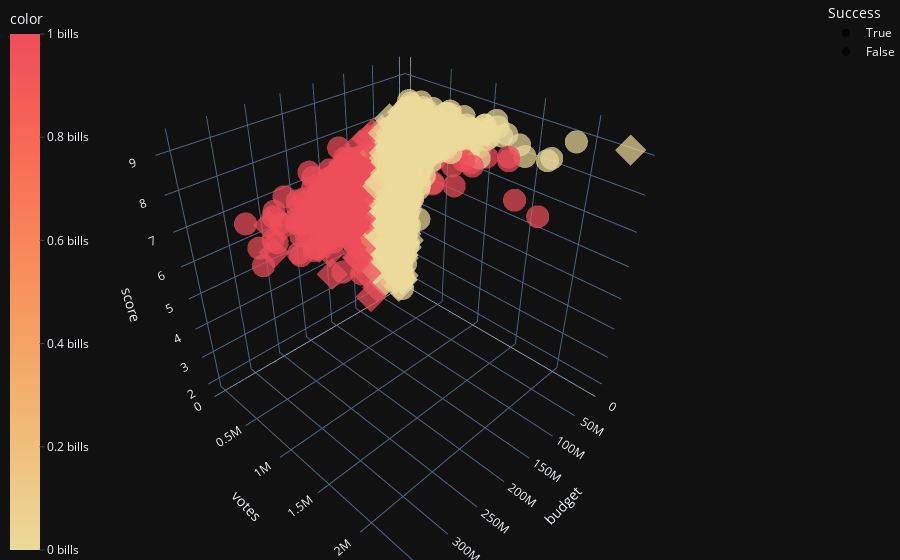
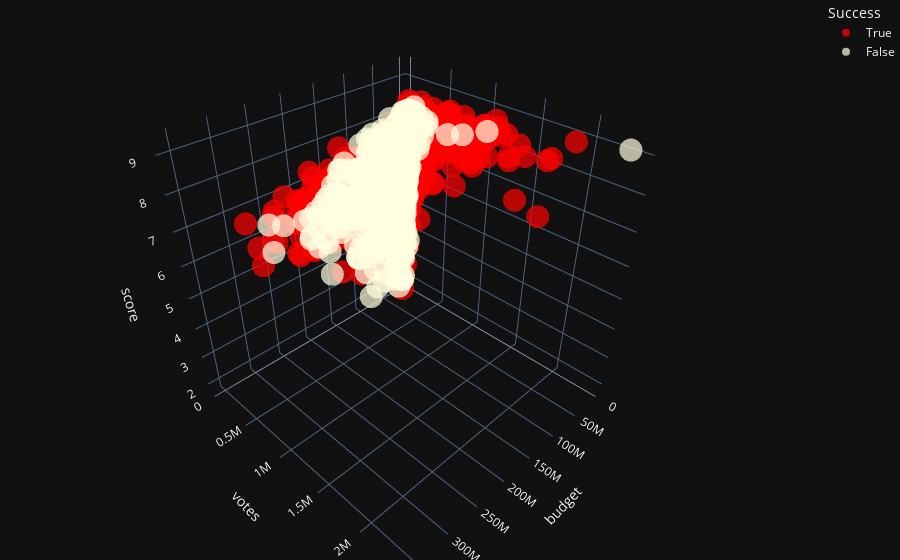

Notebook cell for these charts, in order:
### Markdown cell above
As seen from above, after using the Elbow method, it can be seen that the best number of cluster is 3 as that is the turning points. Silhouette coefficient values indicates whether the samples are closer to their clusters than they are to other clusters. The silhouette value ranges between -1 and 1. The silhouette value calculated is at 0.0.559, which is rather high and hence, the clusters are generally well separated. 

However, for our specific problem, we have already identified 2 main clusters - Success and Failure. Hence, due to the fact that we have ground truth values, it will be better if we used them as the clusters instead, and use Adjusted Rand Index as the indicator.

### Code cell
#Using Success and Failure as the clusters
sb.set_style ("darkgrid")

kmeans = KMeans(n_clusters=2, init="k-means++", n_init= 50, max_iter=500, random_state=42)
kmeans.fit(kMeansVar)

f = px.scatter_3d(kMeansVar, 
                  x="budget",
                  y="votes",
                  z="score",
                  symbol="Success",
                  color=kmeans.labels_,
                  color_continuous_scale="oryel",
                  opacity=0.7,
                  title="K-Means",
                  template="plotly_dark")
f.update_layout(margin=dict(l=0, r=0, b=0, t=0), coloraxis_colorbar=dict(yanchor="top", y=1, x=0, ticks="outside", ticksuffix=" bills"))
f.show("png")

f = px.scatter_3d(kMeansVar, 
                  x="budget",
                  y="votes",
                  z="score",
                  color="Success",
                  color_discrete_sequence=["#FF0000", "#FFFFE0"],
                  opacity=0.7,
                  title="Ground Truth Values",
                  template="plotly_dark")
f.update_layout(margin=dict(l=0, r=0, b=0, t=0))
f.show("png")

print("Adjusted Rand Index: {}".format(adjusted_rand_score(kMeansVar["Success"], kmeans.labels_)))

"""
#3D Subplots
f = make_subplots(rows=1, cols=2, specs=[[{'type': 'scene'}, {'type': 'scene'}]])
f.add_trace(go.Scatter3d(x=kMeansVar["budget"], 
                         y=kMeansVar["votes"], 
                         z=kMeansVar["score"], 
                         mode="markers",
                         marker=dict(size=12, color=kmeans.labels_, opacity=0.7)
                         ), 
            row=1, col=1)
f.add_trace(go.Scatter3d(x=kMeansVar["budget"], 
                         y=kMeansVar["votes"], 
                         z=kMeansVar["score"], 
                         mode="markers",
                         marker=dict(size=12, color=kMeansVar["Success"], opacity=0.7)
                         ), 
            row=1, col=2)
f.show()

#3D Plots
f = plt.figure(figsize = (24, 18))
axes = f.add_subplot(121, projection = "3d")
axes.scatter(kMeansVar["budget"], kMeansVar["votes"], kMeansVar["score"], c=["r" if i==1 else "b" for i in kmeans.labels_])
axes.set_title("K-Means")
axes.set_xlabel("budget")
axes.set_ylabel("votes")
axes.set_zlabel("score")

axes = f.add_subplot(122, projection = "3d")
axes.scatter(kMeansVar["budget"], kMeansVar["votes"], kMeansVar["score"], c=["r" if i==1 else "b" for i in kMeansVar["Success"]])
axes.set_title("Ground Truth Values")
axes.set_xlabel("budget")
axes.set_ylabel("votes")
axes.set_zlabel("score")

#2D Plots
kMeansVar = kMeansVar.assign(predicted_cluster=kmeans.labels_)
f, axes = plt.subplots(1, 3, figsize=(16, 12))
#plt.axis([0, 200000000, 0, 500000000])
sb.scatterplot(x="budget", y="gross", data=kMeansVar, s=50, hue="predicted_cluster", style="Success", ax=axes[0])
sb.scatterplot(x="votes", y="gross", data=kMeansVar, s=50, hue="predicted_cluster", style="Success", ax=axes[1])
sb.scatterplot(x="score", y="gross", data=kMeansVar, s=50, hue="predicted_cluster", style="Success", ax=axes[2])
"""
print()

### Figure 1 — Plotly figure (JSON) as saved in the notebook; plotly's stock layout.template omitted (floating-point values rounded to 4 significant figures; data arrays with more than 128 entries replaced by an {"elided": "..."} marker saying what was removed)
{"data": [{"hovertemplate": "Success=True<br>budget=%{x}<br>votes=%{y}<br>score=%{z}<br>color=%{marker.color}<extra></extra>", "legendgroup": "True", "marker": {"color": {"elided": "3070 int values"}, "coloraxis": "coloraxis", "opacity": 0.7, "symbol": "circle"}, "mode": "markers", "name": "True", "scene": "scene", "showlegend": true, "type": "scatter3d", "x": {"elided": "3070 int values"}, "y": {"elided": "3070 int values"}, "z": {"elided": "3070 float values"}}, {"hovertemplate": "Success=False<br>budget=%{x}<br>votes=%{y}<br>score=%{z}<br>color=%{marker.color}<extra></extra>", "legendgroup": "False", "marker": {"color": {"elided": "2366 int values"}, "coloraxis": "coloraxis", "opacity": 0.7, "symbol": "diamond"}, "mode": "markers", "name": "False", "scene": "scene", "showlegend": true, "type": "scatter3d", "x": {"elided": "2366 int values"}, "y": {"elided": "2366 int values"}, "z": {"elided": "2366 float values"}}], "layout": {"autosize": true, "coloraxis": {"colorbar": {"ticks": "outside", "ticksuffix": " bills", "title": {"text": "color"}, "x": 0, "y": 1, "yanchor": "top"}, "colorscale": [[0, "rgb(236, 218, 154)"], [0.1667, "rgb(239, 196, 126)"], [0.3333, "rgb(243, 173, 106)"], [0.5, "rgb(247, 148, 93)"], [0.6667, "rgb(249, 123, 87)"], [0.8333, "rgb(246, 99, 86)"], [1, "rgb(238, 77, 90)"]]}, "legend": {"title": {"text": "Success"}, "tracegroupgap": 0}, "margin": {"b": 0, "l": 0, "r": 0, "t": 0}, "scene": {"aspectmode": "auto", "aspectratio": {"x": 1, "y": 1, "z": 1}, "domain": {"x": [0, 1], "y": [0, 1]}, "xaxis": {"title": {"text": "budget"}, "type": "linear"}, "yaxis": {"title": {"text": "votes"}, "type": "linear"}, "zaxis": {"title": {"text": "score"}, "type": "linear"}}, "title": {"text": "K-Means"}}}

### Figure 2 — Plotly figure (JSON) as saved in the notebook; plotly's stock layout.template omitted (floating-point values rounded to 4 significant figures; data arrays with more than 128 entries replaced by an {"elided": "..."} marker saying what was removed)
{"data": [{"hovertemplate": "Success=True<br>budget=%{x}<br>votes=%{y}<br>score=%{z}<extra></extra>", "legendgroup": "True", "marker": {"color": "#FF0000", "opacity": 0.7, "symbol": "circle"}, "mode": "markers", "name": "True", "scene": "scene", "showlegend": true, "type": "scatter3d", "x": {"elided": "3070 int values"}, "y": {"elided": "3070 int values"}, "z": {"elided": "3070 float values"}}, {"hovertemplate": "Success=False<br>budget=%{x}<br>votes=%{y}<br>score=%{z}<extra></extra>", "legendgroup": "False", "marker": {"color": "#FFFFE0", "opacity": 0.7, "symbol": "circle"}, "mode": "markers", "name": "False", "scene": "scene", "showlegend": true, "type": "scatter3d", "x": {"elided": "2366 int values"}, "y": {"elided": "2366 int values"}, "z": {"elided": "2366 float values"}}], "layout": {"autosize": true, "legend": {"title": {"text": "Success"}, "tracegroupgap": 0}, "margin": {"b": 0, "l": 0, "r": 0, "t": 0}, "scene": {"aspectmode": "auto", "aspectratio": {"x": 1, "y": 1, "z": 1}, "domain": {"x": [0, 1], "y": [0, 1]}, "xaxis": {"title": {"text": "budget"}, "type": "linear"}, "yaxis": {"title": {"text": "votes"}, "type": "linear"}, "zaxis": {"title": {"text": "score"}, "type": "linear"}}, "title": {"text": "Ground Truth Values"}}}
